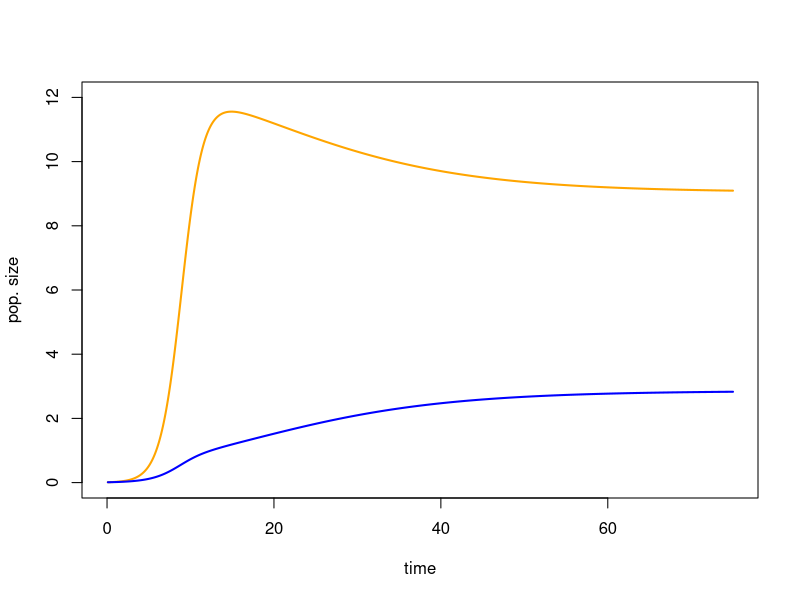
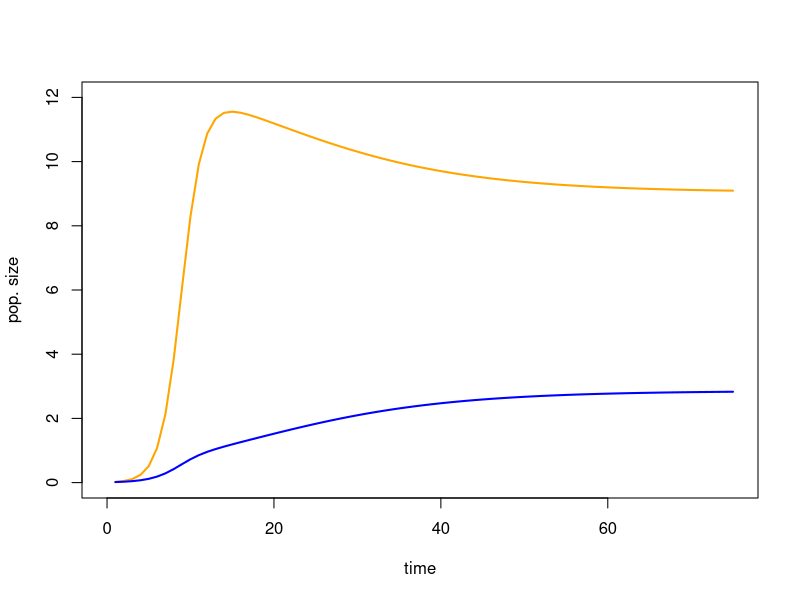

R code for these plots, in order:
# HEADER ======
# 
# Purpose: this script is intended to explore the concept of d-separation
#   in systems containing feedback loops
# In particular, I am curious about whether it is possible to d-separate the
#   variables X and S2 in a system like this:
#     X -> S1 <--> S2
#     where the double-sided arrow represents an ecological interaction feedback
#       loop between S1 and S2
# While double-sided arrows are sometimes used in DAGs, they are generally used
#   to represent hidden common causes:
#     S1 <--> S2 is equivalent to S1 <- u -> S2
#   however, this is likely NOT the case for my purposes
#   in
#     X -> S1 <- u -> S2
#   S1 is a collider on the path between X and S2, meaning that X and S2 are
#      already d-separated, provided that we don't condition on S1
#   I suspect that for a true ecological interaction
#     X -> S1 <--> S2
#   S1 acts as both a collider and a chain/pipe, meaning that it may not be
#     possible to d-separate X and S2 at all

# Approach: because the d-separation rules were developed only for systems that
#   can be represented by acyclic graphs, I don't think we can 100% utilize the
#   d-separation rules for ecological interactions that result in loops
# I'm not interested in fully developing a set of d-separation rules for loops
# Instead, I'm going to simulate a competitive interaction between S1 and S2,
#   letting X be an additional factor in the population growth of S1
# Then I'll look to see how X and S2 are correlated with each other, both
#   marginally and conditional on S1

# Generalized Lotka-Volterra model ======
# I'm going to build on the generalized Lotka-Volterra modeling framework from
# 
#   C. Lehman, S. Loberg, and A. Clark. 2019. Quantitative Ecology: A New
#   Unified Approach. University of Minnesota Libraries Publishing
# 
# Here is there code from section 8.2, with only the following changes:
#   --I changed '=' to the standard R assignment operator '<-'
#   --I changed parameter 'step' to 'step_size' to avoid conflicts with the
#     the stats::step() function
#   --I added some comments

# parameters from section 8.2 (simulates competition)
# initial pop sizes
N1 <- 0.01
N2 <- 0.01
# per capita growth rates
r1 <- 0.5
r2 <- 0.8
# interaction coefficients
s11 <- -0.08
s12 <- -0.03
s21 <- -0.09
s22 <- -0.06

# simulation conditions
t <- 0
dt <- 0.0001
tmax <- 75
step_size <- 0
print( c(t, N1, N2) )

# run the simulation
while(t < tmax) {
  dN1 <- (r1 + s11*N1 + s12*N2)*N1*dt
  dN2 <- (r2 + s21*N1 + s22*N2)*N2*dt
  
  N1 <- N1 + dN1; if(N1 < 0) N1 <- 0
  N2 <- N2 + dN2; if(N2 < 0) N2 <- 0
  
  t <- t + dt; step_size <- step_size + 1
  if(step_size==1000) {
    print( c(t, N1, N2))
    step_size = 0
  }
}

## model notes ======
# 
# Instead of using the closed-form solution to the L-V equations, this approach
#   uses a difference equation with a very small time step (Euler's method)
# The parameters above have a time step of (dt = ) 0.0001, but it only prints
#   out data every (step_size = ) 1000 time steps; the end result is that you
#   wind up getting data in time increments of 0.1 (e.g. 1.1, 1.2, 1.3, etc.)
# The scaling in N1 and N2 indicates that we aren't tracking individuals
#   here, but some fraction there of ... i.e. we are modeling changes
#   for 'individuals per 100 individuals' or something like that; think through
#   how this affects rounding errors; I am getting pop. sizes reported to the
#   sixth decimal place
# The specific interaction parameters lead to stable coexistence
#   This should happen whenever -(r2/s22) > -(r1/s12) & -(r1/s11) > -(r2/s21)
# It is important to calculate the dN1 and dN2 prior to updating the population
#   sizes with the new changes (lines 66 - 70) ... that way we are using the
#   current pop. size of each species to calculate how the interaction works;
#   if we tried to do this all in one step (e.g. combining lines 66 and 69),
#   then N1 would update and this NEW value would be used for dN2
# In this form, the model just prints (every 1000 time steps) to the console,
#   so this will need to be modified to let me store the data

## saving LV model runs ======
# initial pop sizes
N1 <- 0.01
N2 <- 0.01
# per capita growth rates
r1 <- 0.5
r2 <- 0.8
# interaction coefficients
s11 <- -0.08
s12 <- -0.03
s21 <- -0.09
s22 <- -0.06

# simulation conditions
t <- 0
dt <- 0.0001
tmax <- 75
step_size <- 0
write.step <- 1000
line.out <- tmax/dt/write.step
line.count <- 1

# initialize storage vectors
t.out <- rep(NA, times = line.out)
N1.out <- rep(NA, times = line.out)
N2.out <- rep(NA, times = line.out)

# run the simulation
while(t < tmax) {
  dN1 <- (r1 + s11*N1 + s12*N2)*N1*dt
  dN2 <- (r2 + s21*N1 + s22*N2)*N2*dt
  
  N1 <- N1 + dN1; if(N1 < 0) N1 <- 0
  N2 <- N2 + dN2; if(N2 < 0) N2 <- 0
  
  t <- t + dt; step_size <- step_size + 1
  if(step_size==write.step) {
    t.out[line.count] <- t
    N1.out[line.count] <- N1
    N2.out[line.count] <- N2
    line.count <- line.count + 1
    step_size = 0
  }
}

# data are now stored in individual vectors: t.out, N1.out, N2.out
plot(NULL, xlim = c(0, 75), xlab = "time", ylim = c(0, 12), ylab = "pop. size")
lines(x = t.out, y = N2.out, col = "orange", lwd = 2)
lines(x = t.out, y = N1.out, col = "blue", lwd = 2)
# this matches Lehman et al. 2019, Fig. 8.2

## make it a function ======
# I changed (internal to the function) step_size to step_count; just makes
#   more sense given what it's doing
# 
# This function now expects N and r to be length = 2 vectors
#   and s to be a 2 by 2 matrix; 
#   makes it more straightforward to extend to more species, if desired

# Output vectors are now in the function's scope

generalized_LV <- function(N, r, s, dt = 0.001, tmax = 75) {
  # simulation conditions
  t <- 0
  step_count <- 0
  write.step <- 1/dt
  line.out <- tmax/dt/write.step
  line.count <- 1
  
  # initialize storage vectors
  t.out <- rep(NA, times = line.out)
  N1.out <- rep(NA, times = line.out)
  N2.out <- rep(NA, times = line.out)
  
  # run the simulation
  N1 <- N[1]
  N2 <- N[2]
  
  while(t < tmax) {
    dN1 <- (r[1] + s[1,1]*N1 + s[1,2]*N2)*N1*dt
    dN2 <- (r[2] + s[2,1]*N1 + s[2,2]*N2)*N2*dt
    
    N1 <- N1 + dN1; if(N1 < 0) N1 <- 0
    N2 <- N2 + dN2; if(N2 < 0) N2 <- 0
    
    t <- t + dt; step_count <- step_count + 1
    if(step_count==write.step) {
      t.out[line.count] <- t
      N1.out[line.count] <- N1
      N2.out[line.count] <- N2
      line.count <- line.count + 1
      step_count = 0
    }
  }
  return( cbind(t.out, N1.out, N2.out) )
}

# let's give it a go

N <- c(0.01, 0.01)
r <- c(0.5, 0.8)
s <- matrix(data = c(-0.08, -0.03, -0.09, -0.06),
            nrow = 2, byrow = TRUE)

test.run <- generalized_LV(N = N, r = r, s = s)

plot(NULL, xlim = c(0, 75), xlab = "time", ylim = c(0, 12), ylab = "pop. size")
lines(x = test.run[,1], y = test.run[,3], col = "orange", lwd = 2)
lines(x = test.run[,1], y = test.run[,2], col = "blue", lwd = 2)
# this matches Lehman et al. 2019, Fig. 8.2